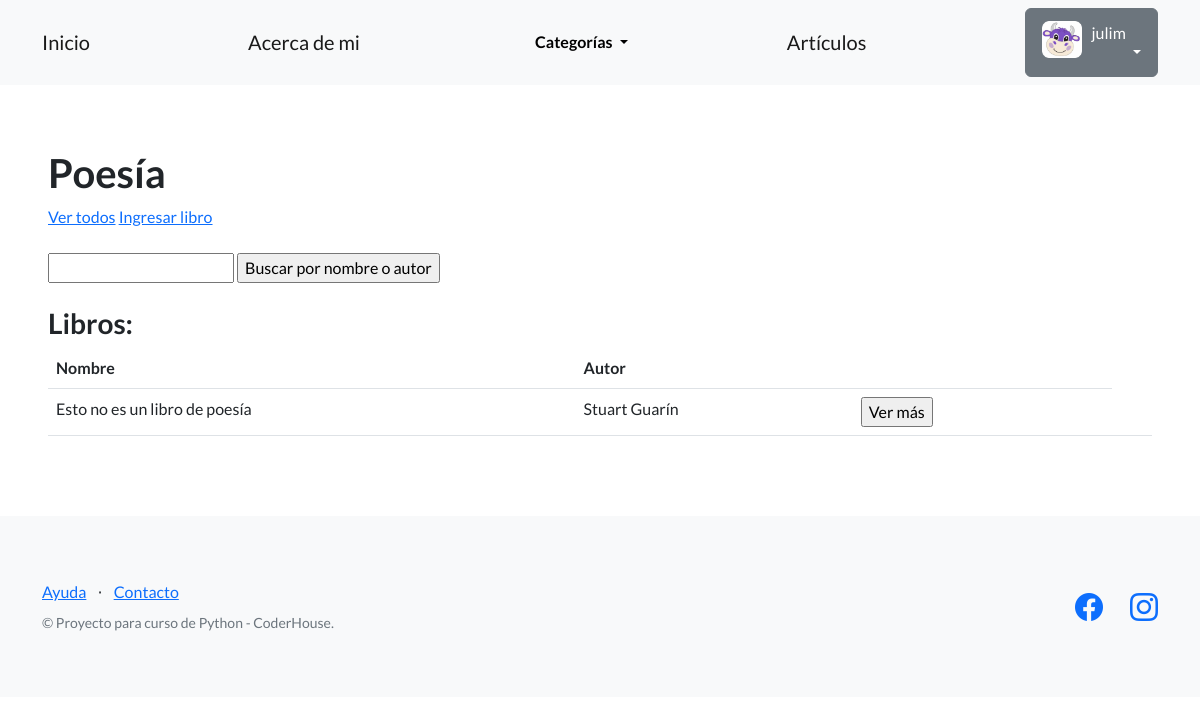
The page /libros/poesia/ (signed in) on the database as committed earlier.
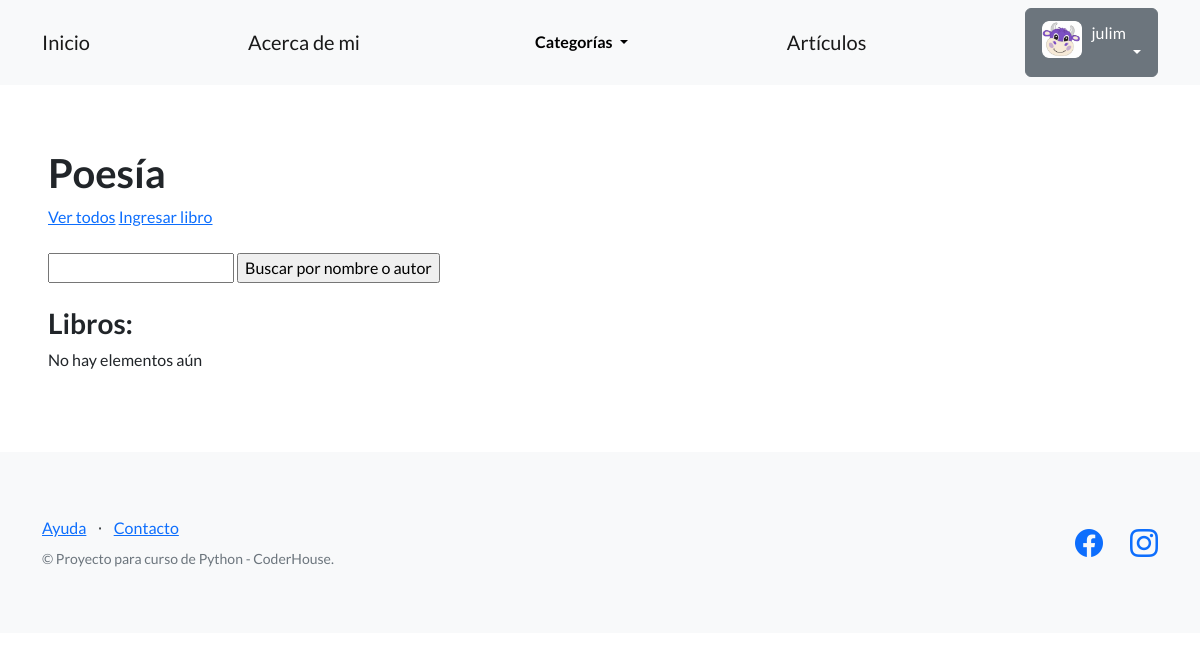
The same page on the database as committed later.
### categorias_libros/models.py (models this page shows, shortened)
class Poesia(models.Model):
    nombre = models.CharField(max_length=256)
    autor = models.CharField(max_length=256)
    año_publicacion = models.IntegerField(blank=True, null=True)
    sinopsis = models.TextField(null=True)
    creador = models.ForeignKey(User, on_delete=models.SET_NULL, null=True)

### categorias_libros/views.py (the view)
# urls.py: path('poesia/', listar_libros_poesia, name="poesia"),
def listar_libros_poesia(request):
    contexto = {
        "libros_poesia": Poesia.objects.all()
    }
    http_response = render(
        request=request,
        template_name='categorias_libros/lista_libros_poesia.html',
        context=contexto
    )
    return http_response

### categorias_libros/templates/categorias_libros/lista_libros_poesia.html (shortened to what this page needs)
{% extends "base.html" %}
{% block contenido %}
<h1>
  Poesía
</h1>
<a href="{% url 'poesia' %}">Ver todos</a>
<a href="{% url 'ingresar_libro_poesia' %}">Ingresar libro</a>
<br><br>
<form action="{% url 'buscar_libro_poesia' %}" method="post">
  <input type="text" name = "busqueda">
  <input type="submit" value="Buscar por nombre o autor">
</form>
<br>
<h3>Libros:</h3>
{% if libros_poesia %}
<table class="table">
  <tbody>
    <tr>
      <th>Nombre</th>
      <th>Autor</th>
      <th></th>
      <th></th>
    </tr>
    {% for libro in libros_poesia %}
    <tr>
      <td>{{libro.nombre}}</td>
      <td>{{libro.autor}}</td>
      <td>
        <form action="{% url 'detalles_poesia' libro.id %}">
          <input type="submit" class "btn btn-link" value="Ver más"/>
        </form>
      </td>
      <td>
      </td>
      <td>
      </td>
    </tr>
    {% endfor %}
  </tbody>
</table>
{% else %}
<p>No hay elementos aún</p>
{% endif %}
{% endblock contenido %}

Rows that differ between the two databases and show on the page:
removed Poesia: nombre "Esto no es un libro de poesía", autor "Stuart Guarín"
Other text that changed with them:
text no longer shown: "Nombre Autor"
text now shown: "No hay elementos aún"
